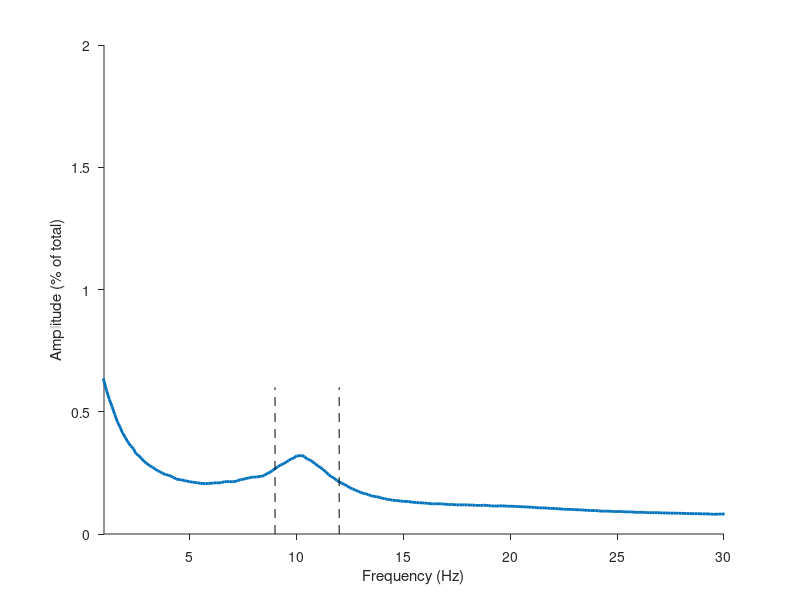

Source code (MATLAB): (Note: this script raises an error after producing the figure.)
clear
close all
clc

%add functions
%in addition to these functions you'll need EEGLAB
homedir = mfilename('fullpath');
funcdir = [homedir(1:end-15) 'functions'];
addpath(genpath(funcdir))

%% load data

%Variable tfr contains the power values. It has a size of 21 (participants)
%by 4 (conditions, see below) by frequency (1-30 Hz), by time points (see
%variable 't'). All data are stimulus-locked

%Conditions are:
%1) Short intrval, validly cued, easy
%2) Short intrval, validly cued, difficult
%1) Short intrval, invalidly cued, easy
%2) Short intrval, invalidly cued, difficult

%Variable t keeps track of time of the tfr
%Variable f keeps track of frequency of the tfr
%Variable f_fft keeps track of the frequencies for FFT-related plots
%Variable ampspect contains the amplitude spectrum for each participant
%Variable binRT contains RT values binned by alpha power
%Variable binonsets contains CPP onset values binned by alpha power
%Variable binslopes contains CPP slope values binned by alpha power
%Variable cpp_t keeps track of time for the CPP
%Variable CPP contains CPP values binned by alpha power

%Permdist contains the permuted null distributions that are used to compute
%p-values for individual statistical tests. It has size test (N) by
%iteration (10000). The tests that are conducted are as follows:

%1) RT for low alpha power bin versus RT high alpha power bin
%2) Onset for low alpha power bin versus onset high alpha power bin
%3) Slope for low alpha power bin versus slope high alpha power bin

load data.mat


%% analysis setting

f2plot = 9:12; %the alpha band
npermutes = 10000; %number of iterations for permutation test

%% Plot amplitude spectrum and topographical plot of alpha power

%amplitude spectrum
figure
plot(fft_f,mean(ampspect),'linewidth',2); 
xlabel('Frequency (Hz)')
ylabel('Amplitude (% of total)')
set(gca,'tickdir','out')
xlim([1 30])
box off
hold on
plot([9 9],[0 .6],'k--')
plot([12 12],[0 .6],'k--')

%topographical plot
figure
topoplot(squeeze(mean(topopower)),chanlocs,'style','map','electrodes','off');
set(gca,'clim',[min(squeeze(mean(topopower))) max(squeeze(mean(topopower)))])

%% Plot time-frequency comparison of valid versus invalid trials

figure

%set up time indexing
y_axis_freq_skip=3;
times_skip = 8;
x_axis_limit=[ -600 800 ];
[~,timeidx(1)]=min(abs(t-x_axis_limit(1)));
[~,timeidx(2)]=min(abs(t-x_axis_limit(2)));
%plot the contour map
contourf(squeeze(mean( mean(tfr(:,1:2,:,:),2)  - mean(tfr(:,3:4,:,:),2))),300,'linecolor','none')
set(gca,'ytick',0:5:length(f),'yticklabel',round(f(1:5:end))-1,'xtick',1:times_skip:length(t),'xticklabel',t(1:times_skip:end),'xlim',timeidx,'tickdir','out','clim',[-15 15],'fontsize',18);
hold on 
plot([find(t==0) find(t==0)],[0 f(end)],'k--')
box off
colorbar
colormap jet
ylim([5 20])
ylabel('Frequency (Hz)')
xlabel('Peri-stimulus time (ms)')

%% Make line plot of alpha power in the individual conditions

figure

hold on
box off
plot(t,squeeze(mean(squeeze(mean(mean(tfr(:,1:2,f2plot,:),2),3)))),'k') %plot valid condition
plot(t,squeeze(mean(squeeze(mean(mean(tfr(:,3:4,f2plot,:),2),3)))),'r') %plot invalid condition
h = permtest(squeeze(mean(mean(tfr(:,1:2,f2plot,:),2),3)),squeeze(mean(mean(tfr(:,3:4,f2plot,:),2),3)),npermutes,0.05,'left');
plot(t(h),140,'k.')
set(gca,'tickdir','out','fontsize',18)
xlim([-600 800])
plot([0 0],[120 180],'k--')
ylabel('\alpha Power (% change)')
xlabel('Peri-stimulus time (ms)')

%% plot CPP binned by alpha power

figure
hold on
for bini = 1:nbins
    plot(t_cpp*1000,squeeze(mean(CPP(:,bini,:)))','color',plotcolors(bini,:))
end
plot([-200 800],[0 0],'k--')
plot([0 0],[-10 30],'k--')
xlim([-200 800])
set(gca,'tickdir','out')
box off
set(gca,'FontSize',18)
xlabel('Peri-stimulus time (ms)')
ylabel('Amplitude (\muV / m^2)')


%% Make bar plots of RT and CPP parameters binned by alpha power

figure

%RT binned by alpha power
subplot(1,3,1)
hold on
for bini = 1:nbins
    bar(bini,mean(binRT(:,bini)),'EdgeColor','none','FaceColor',plotcolors(bini,:))
end
wse(binRT,1);
xlabel('Alpha bin')
ylabel('Response time (ms)')
ylim([0.45 0.465]*1000)
box off
set(gca,'tickdir','out','xtick',1:3,'FontSize',18,'YTick',450:5:465)
diff = mean(mean(binRT(:,1)) - mean(binRT(:,end))); %the observed value
p = sum(diff >= permdist(1,:)) / size(permdist,2); %compute p value
title(['RT: p = ' num2str(p)])

%Onset binned by alpha power
subplot(1,3,2)
hold on
for bini = 1:nbins
    bar(bini,mean(binonsets(:,bini)),'EdgeColor','none','FaceColor',plotcolors(bini,:))
end
wse(binonsets,1);
xlabel('Alpha bin')
ylabel('Onset (ms)')
ylim([100 140])
box off
set(gca,'tickdir','out','xtick',1:3,'FontSize',18)
diff = mean(mean(binonsets(:,1)) - mean(binonsets(:,end))); %the observed value
p = sum(diff >= permdist(2,:)) / size(permdist,2); %compute p value
title(['Onset: p = ' num2str(p)])

%Slope binned by alpha power
subplot(1,3,3)
hold on
for bini = 1:nbins
    bar(bini,mean(binslopes(:,bini)),'EdgeColor','none','FaceColor',plotcolors(bini,:))
end
wse(binslopes,1);
xlabel('Alpha bin')
ylabel('Slope (\muV / m^2 / T_s)')
ylim([0.04 0.052])
box off
set(gca,'tickdir','out','xtick',1:3,'FontSize',18,'FontSize',18,'YTick',0.04:0.004:0.052)
diff = mean(mean(binslopes(:,1)) - mean(binslopes(:,end))); %the observed value
p = sum(diff <= permdist(3,:)) / size(permdist,2); %compute p value
title(['Slope: p = ' num2str(p)])
